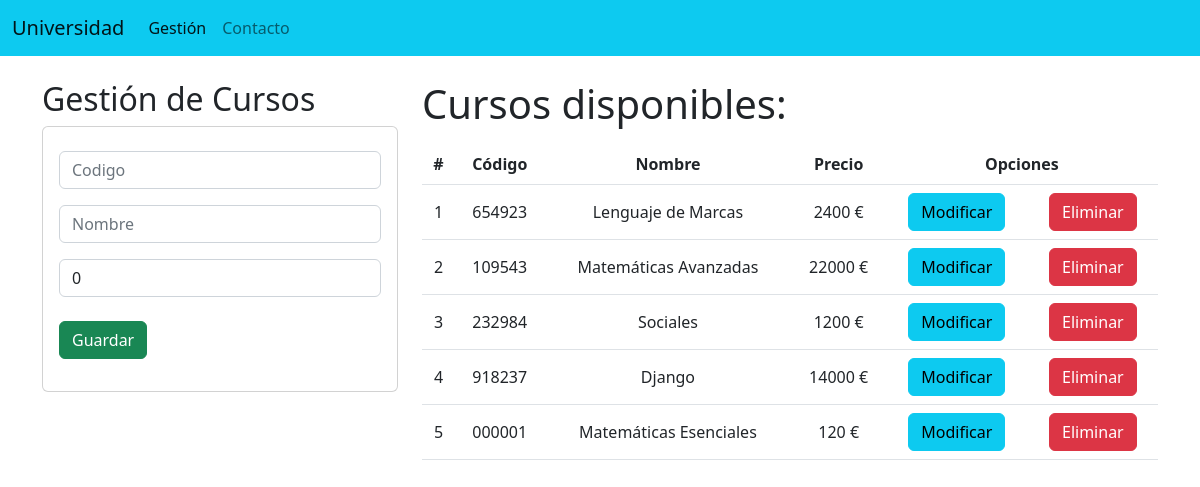
Screenshot of /cursos/ with the database file from the repository.
### Aplicaciones/Academico/models.py (models this page shows, shortened)
class Curso(models.Model):
    codigo = models.CharField(primary_key=True, max_length=6)
    nombre = models.CharField(max_length=50)
    precio = models.PositiveIntegerField()

### Aplicaciones/Academico/views.py (the view)
# urls.py: path('cursos/', views.home),
def home(request):
    cursosListados = Curso.objects.all()
    return render(request, "gestionCursos.html", {"cursos": cursosListados})

### Aplicaciones/Academico/templates/gestionCursos.html (shortened to what this page needs)
{% extends "./plantilla.html" %}
{% block body %}
<div class="row">
    <div class="col-sm-12 col-md-6 col-lg-4 col-xl-4">
        <h2>Gestión de Cursos</h2>
        <div class="card">
            <div class="card-body">
                <form action="/registrarCurso/" class="action" method="POST">{% csrf_token %}
                    <div class="form-group py-2">
                        <input type="text" id="txtCodigo" name="txtCodigo" class="form-control"
                        placeholder="Codigo" minlength="6" maxlength="6" required>
                    </div>
                    <div class="form-group py-2">
                        <input type="text" id="txtNombre" name="txtNombre" class="form-control"
                        placeholder="Nombre" maxlength="50" required>
                    </div>
                    <div class="form-group py-2">
                        <input type="text" id="numPrecio" name="numPrecio" class="form-control"
                        min="0" max="50000" value="0" required>
                    </div>
                    <div class="form-group py-3">
                        <button type="submit" class="btn btn-success btn-block text-white">Guardar</button>
                    </div>
                </form>
            </div>
        </div>
    </div>
    <div class="col-sm-12 col-md-6 col-lg-8 col-xl-8">
        <h1>Cursos disponibles:</h1>
        <div class="table-responsive py-2">
            <table class="table table-stripped">
                <thead>
                   <tr>
                       <th>#</th>
                       <th>Código</th>
                       <th>Nombre</th>
                       <th>Precio</th>
                       <th colspan="2">Opciones</th>
                   </tr>
                </thead>
                <tbody>
                    {% for c in cursos %}
                    <tr>
                        <td>{{forloop.counter}}</td>
                        <td>{{c.codigo}}</td>
                        <td>{{c.nombre}}</td>
                        <td>{{c.precio}} €</td>
                        <td><a href="edicionCurso/{{c.codigo}}" class="btn btn-info">Modificar</a></td>
                        <td><a href="eliminarCurso/{{c.codigo}}" class="btn btn-danger">Eliminar</a></td>
                    </tr>
                    {% endfor %}
                </tbody>
            </table>
        </div>
    </div>
</div>
{% endblock %}

### Aplicaciones/Academico/templates/plantilla.html (shortened to what this page needs)
<!DOCTYPE html>
<html lang="en">
<head>
    {% load static %}
    <link href="https://cdn.jsdelivr.net/npm/bootstrap@5.2.0-beta1/dist/css/bootstrap.min.css" rel="stylesheet"
>
    <link rel="stylesheet" href="{% static 'css/gestionCursos.css' %}">
</head>
<body>
    <nav class="navbar navbar-expand-lg navbar-light bg-info">
        <div class="container-fluid">
          <a class="navbar-brand" href="/">Universidad</a>
          <div class="collapse navbar-collapse" id="navbarNav">
            <ul class="navbar-nav">
              <li class="nav-item">
                <a class="nav-link active" aria-current="page" href="/cursos">Gestión</a>
              </li>
              <li class="nav-item">
                <a class="nav-link" href="/contacto">Contacto</a>
              </li>
            </ul>
          </div>
        </div>
      </nav>
    <div class="container py-4">
        {% block body %}
        {% endblock %}
    </div>
</body>
</html>

### Aplicaciones/Academico/static/css/gestionCursos.css (style rules this page uses)
th, td { text-align: center; vertical-align: middle; }

### rows the page displays
Curso: codigo "654923", nombre "Lenguaje de Marcas", precio "2400"
Curso: codigo "109543", nombre "Matemáticas Avanzadas", precio "22000"
Curso: codigo "232984", nombre "Sociales", precio "1200"
Curso: codigo "918237", nombre "Django", precio "14000"
Curso: codigo "000001", nombre "Matemáticas Esenciales", precio "120"
